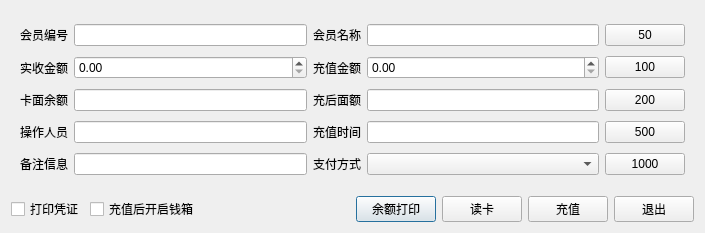
<?xml version="1.0" encoding="UTF-8"?>
<ui version="4.0">
 <class>w_m_member_list_recharge_Dialog</class>
 <widget class="QDialog" name="w_m_member_list_recharge_Dialog">
  <property name="geometry">
   <rect>
    <x>0</x>
    <y>0</y>
    <width>705</width>
    <height>233</height>
   </rect>
  </property>
  <property name="windowTitle">
   <string>Dialog</string>
  </property>
  <layout class="QVBoxLayout" name="verticalLayout">
   <item>
    <widget class="QFrame" name="frame">
     <property name="outer_stylesheet" stdset="0">
      <string>frame_detail_show</string>
     </property>
     <layout class="QGridLayout" name="gridLayout">
      <item row="1" column="0" colspan="2">
       <widget class="QLabel" name="label_num_realamount_t">
        <property name="text">
         <string>实收金额</string>
        </property>
       </widget>
      </item>
      <item row="1" column="3" colspan="2">
       <widget class="QLabel" name="label_num_deposit_t">
        <property name="text">
         <string>充值金额</string>
        </property>
       </widget>
      </item>
      <item row="2" column="0" colspan="2">
       <widget class="QLabel" name="label_remain_t">
        <property name="text">
         <string>卡面余额</string>
        </property>
       </widget>
      </item>
      <item row="2" column="3" colspan="2">
       <widget class="QLabel" name="label_amount_t">
        <property name="text">
         <string>充后面额</string>
        </property>
       </widget>
      </item>
      <item row="2" column="2">
       <widget class="lds_doublespinbox_lineedit" name="lineEdit_remain"/>
      </item>
      <item row="4" column="0" colspan="2">
       <widget class="QLabel" name="label_vch_memo_t">
        <property name="text">
         <string>备注信息</string>
        </property>
       </widget>
      </item>
      <item row="2" column="5">
       <widget class="lds_doublespinbox_lineedit" name="lineEdit_amount"/>
      </item>
      <item row="0" column="2">
       <widget class="QLineEdit" name="lineEdit_vch_memberno"/>
      </item>
      <item row="0" column="3" colspan="2">
       <widget class="QLabel" name="label_vch_member_t">
        <property name="text">
         <string>会员名称</string>
        </property>
       </widget>
      </item>
      <item row="0" column="5">
       <widget class="QLineEdit" name="lineEdit_vch_member"/>
      </item>
      <item row="2" column="6">
       <widget class="QPushButton" name="pushButton_200">
        <property name="focusPolicy">
         <enum>Qt::NoFocus</enum>
        </property>
        <property name="text">
         <string>200</string>
        </property>
       </widget>
      </item>
      <item row="1" column="6">
       <widget class="QPushButton" name="pushButton_100">
        <property name="focusPolicy">
         <enum>Qt::NoFocus</enum>
        </property>
        <property name="text">
         <string>100</string>
        </property>
       </widget>
      </item>
      <item row="0" column="0" colspan="2">
       <widget class="QLabel" name="label_vch_memberno_t">
        <property name="text">
         <string>会员编号</string>
        </property>
       </widget>
      </item>
      <item row="4" column="2">
       <widget class="QLineEdit" name="lineEdit_vch_memo"/>
      </item>
      <item row="4" column="5">
       <widget class="lds_ComboBox" name="comboBox_ch_pay_mode"/>
      </item>
      <item row="4" column="3" colspan="2">
       <widget class="QLabel" name="label_ch_pay_mode_t">
        <property name="text">
         <string>支付方式</string>
        </property>
       </widget>
      </item>
      <item row="3" column="5">
       <widget class="QLineEdit" name="lineEdit_operdate"/>
      </item>
      <item row="3" column="3" colspan="2">
       <widget class="QLabel" name="label_operdate_t">
        <property name="text">
         <string>充值时间</string>
        </property>
       </widget>
      </item>
      <item row="3" column="2">
       <widget class="QLineEdit" name="lineEdit_vch_operid"/>
      </item>
      <item row="3" column="0" colspan="2">
       <widget class="QLabel" name="label_vch_operid_t">
        <property name="text">
         <string>操作人员</string>
        </property>
       </widget>
      </item>
      <item row="3" column="6">
       <widget class="QPushButton" name="pushButton_500">
        <property name="focusPolicy">
         <enum>Qt::NoFocus</enum>
        </property>
        <property name="text">
         <string>500</string>
        </property>
       </widget>
      </item>
      <item row="4" column="6">
       <widget class="QPushButton" name="pushButton_1000">
        <property name="focusPolicy">
         <enum>Qt::NoFocus</enum>
        </property>
        <property name="text">
         <string>1000</string>
        </property>
       </widget>
      </item>
      <item row="0" column="6">
       <widget class="QPushButton" name="pushButton_50">
        <property name="focusPolicy">
         <enum>Qt::NoFocus</enum>
        </property>
        <property name="text">
         <string>50</string>
        </property>
       </widget>
      </item>
      <item row="1" column="2">
       <widget class="lds_doublespinbox" name="lineEdit_num_realamount"/>
      </item>
      <item row="1" column="5">
       <widget class="lds_doublespinbox" name="lineEdit_num_deposit"/>
      </item>
     </layout>
    </widget>
   </item>
   <item>
    <layout class="QHBoxLayout" name="horizontalLayout" stretch="0,0,0,0,0,0,0">
     <item>
      <widget class="QCheckBox" name="checkBox">
       <property name="text">
        <string>打印凭证</string>
       </property>
      </widget>
     </item>
     <item>
      <widget class="QCheckBox" name="checkBox_2">
       <property name="text">
        <string>充值后开启钱箱</string>
       </property>
      </widget>
     </item>
     <item>
      <spacer name="horizontalSpacer">
       <property name="orientation">
        <enum>Qt::Horizontal</enum>
       </property>
       <property name="sizeHint" stdset="0">
        <size>
         <width>40</width>
         <height>20</height>
        </size>
       </property>
      </spacer>
     </item>
     <item>
      <widget class="lds_toolbar_button" name="pushButton_print">
       <property name="text">
        <string>余额打印</string>
       </property>
       <property name="outer_stylesheet" stdset="0">
        <string>pushbutton</string>
       </property>
      </widget>
     </item>
     <item>
      <widget class="lds_toolbar_button" name="pushButton_read">
       <property name="text">
        <string>读卡</string>
       </property>
       <property name="outer_stylesheet" stdset="0">
        <string>pushbutton</string>
       </property>
      </widget>
     </item>
     <item>
      <widget class="lds_toolbar_button" name="pushButton_repay">
       <property name="text">
        <string>充值</string>
       </property>
       <property name="outer_stylesheet" stdset="0">
        <string>pushbutton</string>
       </property>
      </widget>
     </item>
     <item>
      <widget class="lds_toolbar_button" name="pushButton_exit">
       <property name="text">
        <string>退出</string>
       </property>
       <property name="outer_stylesheet" stdset="0">
        <string>pushbutton</string>
       </property>
      </widget>
     </item>
    </layout>
   </item>
  </layout>
 </widget>
 <customwidgets>
  <customwidget>
   <class>lds_doublespinbox_lineedit</class>
   <extends>QLineEdit</extends>
   <header>lds_doublespinbox_lineedit.h</header>
  </customwidget>
  <customwidget>
   <class>lds_ComboBox</class>
   <extends>QComboBox</extends>
   <header>lds_combobox.h</header>
  </customwidget>
  <customwidget>
   <class>lds_doublespinbox</class>
   <extends>QDoubleSpinBox</extends>
   <header>lds_doublespinbox.h</header>
  </customwidget>
  <customwidget>
   <class>lds_toolbar_button</class>
   <extends>QPushButton</extends>
   <header>lds_toolbar_button.h</header>
  </customwidget>
 </customwidgets>
 <tabstops>
  <tabstop>lineEdit_num_realamount</tabstop>
  <tabstop>lineEdit_num_deposit</tabstop>
  <tabstop>lineEdit_vch_memberno</tabstop>
  <tabstop>lineEdit_vch_member</tabstop>
  <tabstop>lineEdit_vch_memo</tabstop>
  <tabstop>comboBox_ch_pay_mode</tabstop>
  <tabstop>lineEdit_operdate</tabstop>
  <tabstop>lineEdit_vch_operid</tabstop>
  <tabstop>lineEdit_remain</tabstop>
  <tabstop>lineEdit_amount</tabstop>
  <tabstop>checkBox</tabstop>
  <tabstop>checkBox_2</tabstop>
  <tabstop>pushButton_print</tabstop>
  <tabstop>pushButton_read</tabstop>
  <tabstop>pushButton_repay</tabstop>
  <tabstop>pushButton_exit</tabstop>
 </tabstops>
 <resources/>
 <connections/>
</ui>
